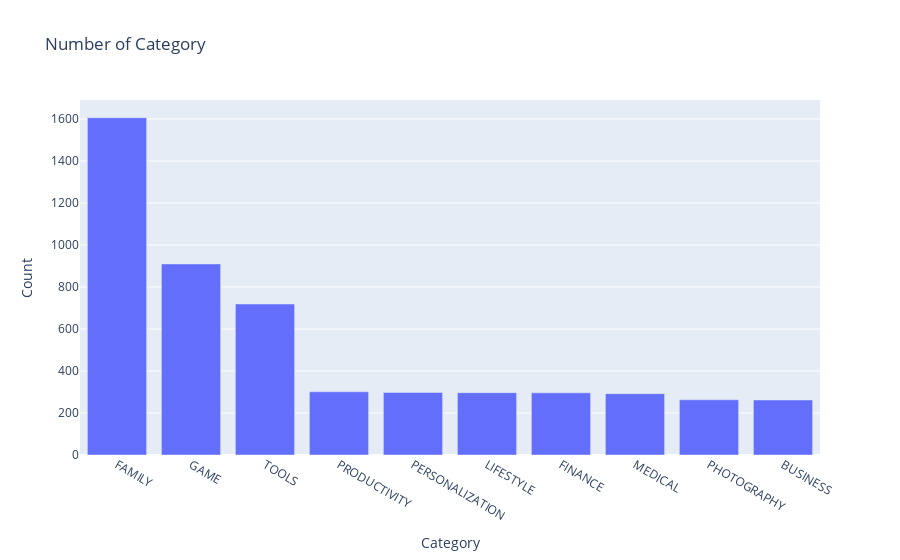

The cell this chart's notebook holds for it:
### Code cell
bar = px.bar(x=top10_category.index, y=top10_category.values, title='Number of Category')
bar.update_layout(yaxis_title='Count', xaxis_title='Category')
bar.show()

### Figure 1 — Plotly figure (JSON) as saved in the notebook; plotly's stock layout.template omitted (floating-point values rounded to 4 significant figures)
{"data": [{"alignmentgroup": "True", "hovertemplate": "x=%{x}<br>y=%{y}<extra></extra>", "legendgroup": "", "marker": {"color": "#636efa"}, "name": "", "offsetgroup": "", "orientation": "v", "showlegend": false, "textposition": "auto", "type": "bar", "x": ["FAMILY", "GAME", "TOOLS", "PRODUCTIVITY", "PERSONALIZATION", "LIFESTYLE", "FINANCE", "MEDICAL", "PHOTOGRAPHY", "BUSINESS"], "xaxis": "x", "y": [1606, 910, 719, 301, 298, 297, 296, 292, 263, 262], "yaxis": "y"}], "layout": {"barmode": "relative", "legend": {"tracegroupgap": 0}, "title": {"text": "Number of Category"}, "xaxis": {"anchor": "y", "domain": [0, 1], "title": {"text": "Category"}}, "yaxis": {"anchor": "x", "domain": [0, 1], "title": {"text": "Count"}}}}
